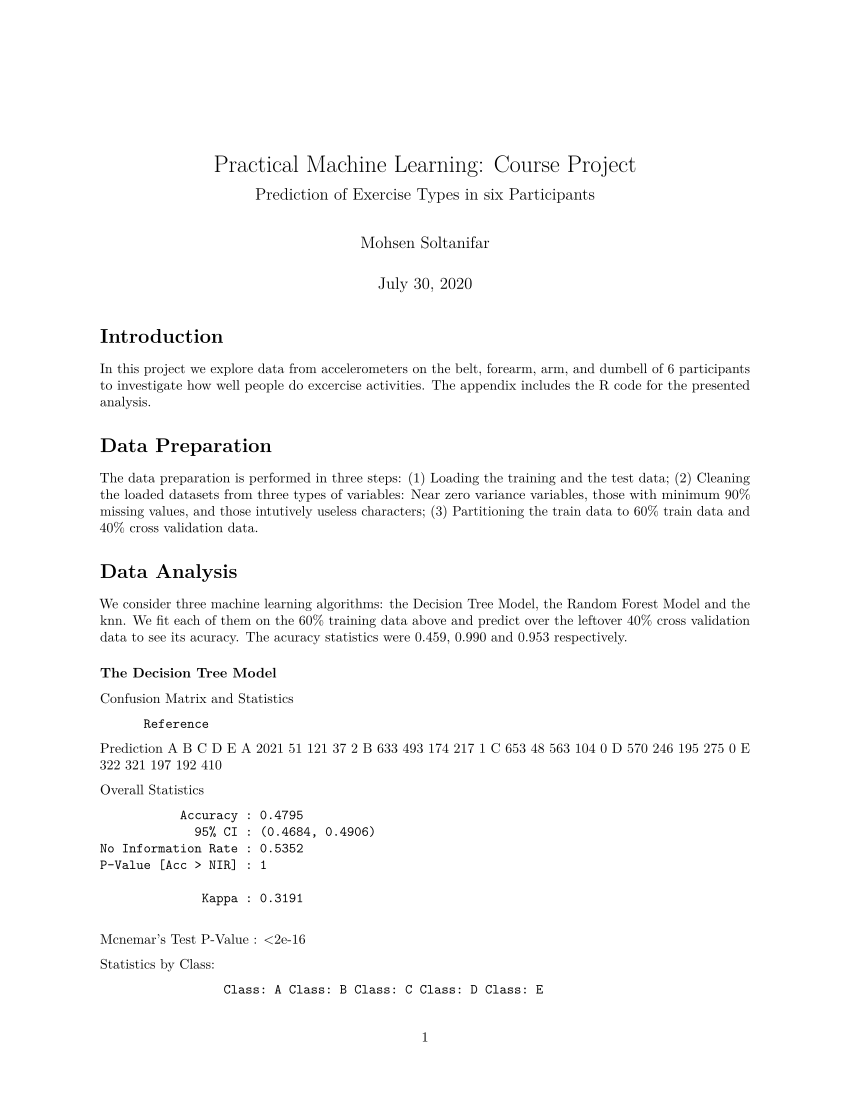

This chart was generated by the following R code:
---
title: 'Practical Machine Learning: Course Project'
subtitle: "Prediction of Exercise Types in six Participants"
author: "Mohsen Soltanifar"
date: "July 30, 2020"
output: html_document
---
  
#Introduction 
  In this project we explore  data from accelerometers on the belt,
forearm, arm, and dumbell of 6 participants to investigate how well people do
excercise activities. The appendix includes the R code for the presented analysis.

#Data Preparation
The data preparation is performed in three steps: (1) Loading the training and the test data; (2) Cleaning the loaded datasets from three types of variables: Near zero variance variables, those with minimum 90% missing values, and those intutively useless characters; (3) Partitioning the train data to 60% train data and 40% cross validation data.

```{r  simple1, echo=FALSE, message=FALSE, warnings=FALSE, results='asis'}
defaultW <- getOption("warn") 
options(warn = -1)

library(caret)
library(rpart)
library(rpart.plot)
library(RColorBrewer)
library(RGtk2)
library(rattle)
library(randomForest)

setwd("C:/Users/Mohsen/Desktop/Data.Science.Certificate.Coursera2020/Course 8. Practical Machine Learning/Week4/CourseProject/SampleSolutions")

#1. Data Loading

trainingdata <- read.csv('pml-training.csv', na.strings = c("NA", "#DIV/0!", ""))  
testdata <- read.csv('pml-testing.csv', na.strings = c("NA", "#DIV/0!", ""))

#2. Data Cleaning
# Remove variables with Nearzero variances

nearzerovarindex <- nearZeroVar(trainingdata)
trainingdata<-trainingdata[,-nearzerovarindex]
testdata<-testdata[,-nearzerovarindex]

#Remove variables more than 90% of the observation to be NA.

clnColumnIndex <- colSums(is.na(trainingdata))/nrow(trainingdata) < 0.90
cleantrainingdata <- trainingdata[,clnColumnIndex] 
cleantestdata <- testdata[,clnColumnIndex] 

#Removing variables which are non-numeric. Intuitively, these are useles variables. 

cleantrainingdata<-cleantrainingdata[,-c(1:7)]
cleantestdata<-cleantestdata[,-c(1:7)]


#3. Data Partitioning 
#Partition training data to 60% training and 40% corss vadiatin test data.

Index <- createDataPartition(cleantrainingdata$classe, p=0.60)[[1]]
trainingtrainingdata <- cleantrainingdata[Index,]
trainingcrossvaldata <- cleantrainingdata[-Index,]


options(warn = defaultW)
```



#Data Analysis
We consider three machine learning algorithms: the Decision Tree Model, the Random Forest Model and the knn.  We fit each of them on the 60% training data above and predict over the leftover 40% cross validation data to see its acuracy. The acuracy statistics were 0.459, 0.990 and 0.953 respectively. 

###The Decision Tree Model
```{r  simple2, echo=FALSE, message=FALSE, warnings=FALSE, results='asis'}
defaultW <- getOption("warn") 
options(warn = -1)
#1. Decision Tree Model 
DTmodel <- train(classe ~ ., data = trainingtrainingdata, method="rpart")
DTPrediction <- predict(DTmodel, trainingcrossvaldata)
CM1=confusionMatrix(as.factor(trainingcrossvaldata$classe), DTPrediction)
CM1 
#0.4598522
fancyRpartPlot(DTmodel$finalModel)

options(warn = defaultW)
```

###The Random Forest Model
```{r  simple3, echo=FALSE, message=FALSE, warnings=FALSE, results='asis'}
defaultW <- getOption("warn") 
options(warn = -1)

#2. Random Forest Model
set.seed(12345)  
RFmodel<- train(classe ~ ., data = trainingtrainingdata, method = "rf", ntree = 20)
RFPrediction <- predict(RFmodel, trainingcrossvaldata)
CM2=confusionMatrix(as.factor(trainingcrossvaldata$classe), RFPrediction)
CM2 
#0.9886566
plot(RFmodel)
#Maximum Acuracy by number of selected predictors: almost 27 predictor for AC=0.982 


options(warn = defaultW)
```

###The KNN Model
```{r  simple4, echo=FALSE, message=FALSE, warnings=FALSE, results='asis'}
defaultW <- getOption("warn") 
options(warn = -1)

#3. KNN method
trctrl <- trainControl(method = "repeatedcv", number = 10, repeats = 3)
set.seed(12345)
KNNmodel=train(classe ~ ., data = trainingtrainingdata,
               method="knn", trControl=trctrl,
               preProcess = c("center", "scale"),
               tuneLength = 10)

KNNPrediction <- predict(KNNmodel, trainingcrossvaldata)
CM3=confusionMatrix(as.factor(trainingcrossvaldata$classe), KNNPrediction)
CM3 
#0.95398
plot(KNNmodel)

options(warn = defaultW)
```

#Conclusion.
Comparing three methods of Decision Tree Model, Random Forest Model and the KNN method, the best method is the Random Forest Model with maximum Accuracy of 0.99.


#Prediction.
We predict the first 20 cases from the test using the Random Forest Model.



#Appendix
##R Code for the Analysis

###R Code for Processing Data
```{r, results="hide", message=FALSE, warnings=FALSE, eval = FALSE}
defaultW <- getOption("warn") 
options(warn = -1) 

library(caret)
library(rpart)
library(rpart.plot)
library(RColorBrewer)
library(RGtk2)
library(rattle)
library(randomForest)

setwd("C:/Users/Mohsen/Desktop/Data.Science.Certificate.Coursera2020/Course 8. Practical Machine Learning/Week4/CourseProject/SampleSolutions")

#1. Data Loading

trainingdata <- read.csv('pml-training.csv', na.strings = c("NA", "#DIV/0!", ""))  
testdata <- read.csv('pml-testing.csv', na.strings = c("NA", "#DIV/0!", ""))

#2. Data Cleaning
# Remove variables with Nearzero variances

nearzerovarindex <- nearZeroVar(trainingdata)
trainingdata<-trainingdata[,-nearzerovarindex]
testdata<-testdata[,-nearzerovarindex]

#Remove variables more than 90% of the observation to be NA.

clnColumnIndex <- colSums(is.na(trainingdata))/nrow(trainingdata) < 0.90
cleantrainingdata <- trainingdata[,clnColumnIndex] 
cleantestdata <- testdata[,clnColumnIndex] 

#Removing variables which are non-numeric. Intuitively, these are useles variables. 

cleantrainingdata<-cleantrainingdata[,-c(1:7)]
cleantestdata<-cleantestdata[,-c(1:7)]


#3. Data Partitioning 
#Partition training data to 60% training and 40% corss vadiatin test data.

Index <- createDataPartition(cleantrainingdata$classe, p=0.60)[[1]]
trainingtrainingdata <- cleantrainingdata[Index,]
trainingcrossvaldata <- cleantrainingdata[-Index,]

options(warn = defaultW)
```

###R Code for 3 Machine Learning Algorithms

```{r, results="hide", message=FALSE, warnings=FALSE, eval = FALSE}
defaultW <- getOption("warn") 
options(warn = -1) 

#1. Decision Tree Model 
DTmodel <- train(classe ~ ., data = trainingtrainingdata, method="rpart")
DTPrediction <- predict(DTmodel, trainingcrossvaldata)
CM1=confusionMatrix(as.factor(trainingcrossvaldata$classe), DTPrediction)
CM1$overall
#0.4598522
#fancyRpartPlot(DTmodel$finalModel)

#2. Random Forest Model
set.seed(12345)  
RFmodel<- train(classe ~ ., data = trainingtrainingdata, method = "rf", ntree = 20)
RFPrediction <- predict(RFmodel, trainingcrossvaldata)
CM2=confusionMatrix(as.factor(trainingcrossvaldata$classe), RFPrediction)
CM2$overall
#0.9886566
#plot(RFmodel)
#Maximum Acuracy by number of selected predictors: almost 27 predictor for AC=0.982 

#3. KNN method
trctrl <- trainControl(method = "repeatedcv", number = 10, repeats = 3)
set.seed(12345)
KNNmodel=train(classe ~ ., data = trainingtrainingdata,
               method="knn", trControl=trctrl,
               preProcess = c("center", "scale"),
               tuneLength = 10)

KNNPrediction <- predict(KNNmodel, trainingcrossvaldata)
CM3=confusionMatrix(as.factor(trainingcrossvaldata$classe), KNNPrediction)
CM3$overall
#0.95398
#plot(KNNmodel)

options(warn = defaultW)
```


###R Code for  Prediction for th first 20 test cases

```{r, results="hide", message=FALSE, warnings=FALSE, eval = FALSE}
defaultW <- getOption("warn") 
options(warn = -1) 

Testprediction <- predict(RFmodel, cleantestdata )
Testprediction 

options(warn = defaultW)
```
